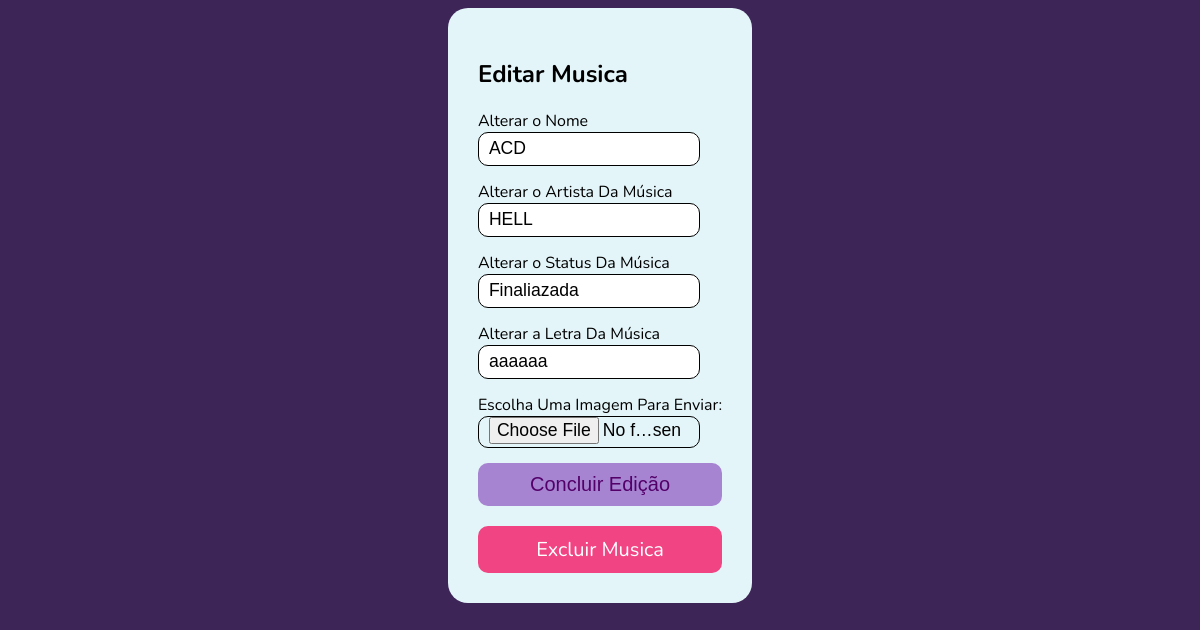
/editar_musica/1 (signed in), run on an earlier commit of the app's database.
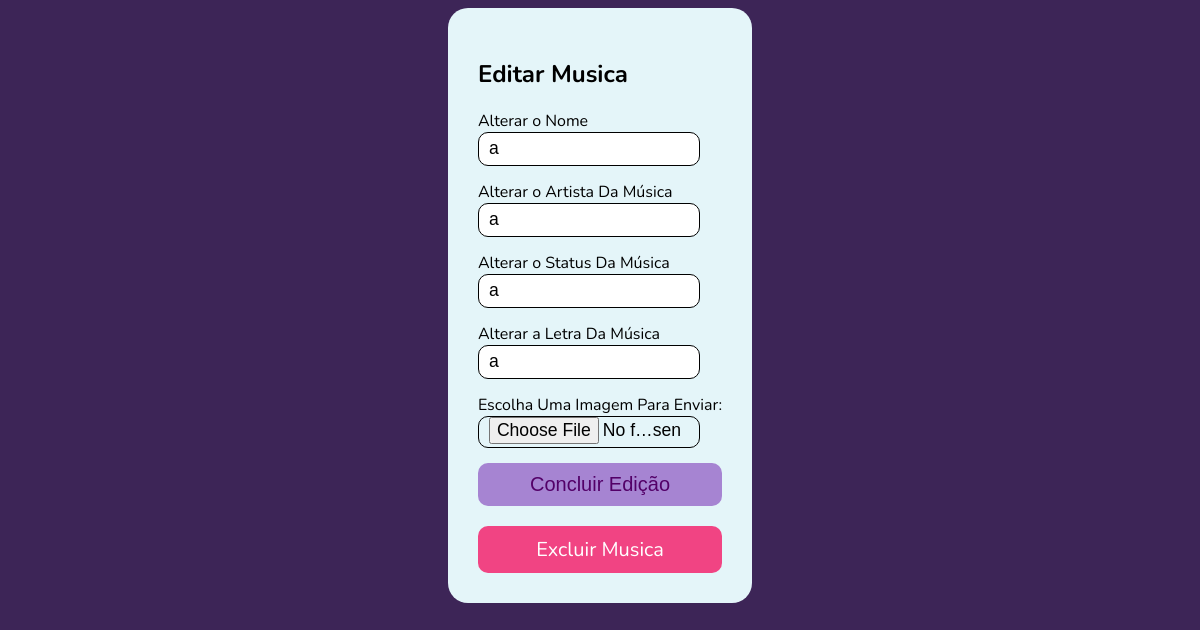
And on a later commit of the database.
### tables this page shows
CREATE TABLE musicas (id INTEGER PRIMARY KEY,nome TEXT, artista TEXT, status TEXT,
                   letra TEXT, email_usuario TEXT, capa TEXT,  FOREIGN KEY (email_usuario) REFERENCES usuario(email));

### app.py (the view, shortened to what this page needs)
@app.route('/editar_musica/<int:id>',methods=["GET","POST"])
def editar(id):
    if request.method=="GET":
        if session['email']==database.pegar_musica(id)[5]:
            musica=database.pegar_musica(id)
            return render_template('editar_musica.html',musica=musica)
        return "Você está tentando acessar a edição de uma musica que não é sua!"

### database.py (called while the page is built)
def conectar_banco():
    conexao=sqlite3.connect("musica.db")
    return conexao

def pegar_musica(id):
    conexao = conectar_banco()
    cursor = conexao.cursor()
    cursor.execute('''SELECT * FROM musicas WHERE id=?''',(id,))
    conexao.commit()
    return cursor.fetchone()

### templates/editar_musica.html (shortened to what this page needs)
<!DOCTYPE html>
<html lang="pt-br">
<head>
    <link rel="stylesheet" href="/static/estilo.css">
</head>
<body>
    <div class="caixa-de-login">
        <h2>Editar Musica</h2>
        <form action="/editar_musica/{{musica[0]}}" method="POST" enctype="multipart/form-data">
            <div class="form-group column">
                <label for="nome">Alterar o Nome</label>
                <input type="text" id="nome" name="nome" required value="{{musica[1]}}">
                <label for="artista">Alterar o Artista Da Música</label>
                <input type="text" id="artista" name="artista" required value="{{musica[2]}}" >
                <label for="status">Alterar o Status Da Música</label>
                <input type="text" id="status" name="status" required value="{{musica[3]}}">
                <label for="letra">Alterar a Letra Da Música</label>
                <input type="text" id="letra" name="letra" required value="{{musica[4]}}">
                <label for="imagem">Escolha Uma Imagem Para Enviar:</label>
                <input type="file" id="imagem" name="imagem" accept="image/*" >
            </div>
            <div class="botoes">
                <button type="submit" class="btn">Concluir Edição</button>
                <a href="/excluir_musica/{{musica[0]}}">Excluir Musica</a>
            </div>
        </form>
    </div>
</body>
</html>

### static/estilo.css (style rules this page uses)
body { background-attachment: fixed; background-color: #3d2557; display: flex; justify-content: center; align-items: center; font-family: "Nunito", serif; }
.botoes a { text-decoration: none; background-color: #f14483; font-size: 20px; color: #ffffff; padding: 10px; border-radius: 10px; }
.botoes button { text-decoration: none; background-color: #a684d2; font-size: 20px; color: #530068; padding: 10px; border-radius: 10px; border: none; }
.botoes { display: flex; flex-direction: column; gap: 20px; text-align: center; }
.caixa-de-login { background-color: #e4f5f9; padding: 30px; border-radius: 20px; }
.caixa-de-login input { width: 200px; height: 30px; font-size: 1.1rem; border-radius: 10px; border: solid; border-width: 1px; padding-left: 10px; padding-right: 10px; margin-bottom: 15px; }
.column { display: flex; flex-direction: column; }
a { text-decoration: none; }

What changed in the data, as far as the page shows it:
changed musicas: nome "ACD" → "a"; artista "HELL" → "a"; status "Finaliazada" → "a"; letra "aaaaaa" → "a"
